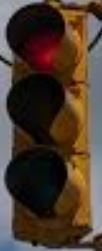
#> input picture Imagenes/entrenamiento_rojo/r20.JPG, 102 x 251 px, found by its file name
$ jupyter execute --allow-errors 'identificación_color.ipynb'   (shell and % lines are left out)   (older library calls are emulated)
#> lines starting #> are read from the running program, lines starting #| are printed output that depends on the picture; after the words box and inside, x2 and y2 are one past the last pixel; in counts of white or black regions, pixels touching at a corner belong together
[cell 1]
# instalar versión 3.3.0.10 de OpenCV
print('\nSi se muestra esto es porque ya está instalado!')

[cell 2]
import numpy as np
import matplotlib.pyplot as plt
import cv2

[cell 3]
pri1 = True
pri = False
plot1 = True
plot = False

def saturacion(imagen_hsv):
  # [7 lines of commented-out code are left out]
  intensidades = np.zeros((len(imagen_hsv), len(imagen_hsv[0])), dtype='uint8')

  #creando arreglo que contendra los valores de la maximas intensidades
  # encontradas
  area_max = np.uint(len(imagen_hsv[0])*len(imagen_hsv)* 0.20)
  maximos = np.zeros(area_max, dtype= "uint8")

  #Recorriendo imagen HSV para encontrar puntos con alta saturacion o intensidad
  pos_max = [0,0]
  maximo = 0
  for i in range(len(imagen_hsv)):
    for j in range(len(imagen_hsv[0])):
      intensidades[i][j] = imagen_hsv[i][j][1]
      valor = imagen_hsv[i][j][1]
      minimo = np.min(maximos)
      if(valor > minimo):
        for k in range(len(maximos)):
          if maximos[k] == minimo:
            maximos[k] = valor
            break
      if(valor > maximo):
        maximo = valor
        pos_max[0], pos_max[1] = i , j
    max_intensidad = np.mean(maximos)

  img_mask = cv2.inRange(intensidades, np.int(0.6 * np.min(maximos)), 255)/255

  # [5 lines of commented-out code are left out]

  if(plot == True):
    fig = plt.figure(figsize= (10, 10))
    plt.imshow(img_mask, cmap="gray")
    plt.axis('off')

  return img_mask, pos_max[0], pos_max[1]

[cell 4]
def pos_labels(labels, n_label, centro):
  """Este funcion busca una etiqueta interesante con el criterio de que esta este
  lo mas cercano a la posicion de donde se cree que debería de haber una luz y
  que ademas la etiqueta tenga un minimo de pixeles, esto con la idea de que no
  registre etiquetas que pueden ser simplemente ruido"""
  n_min_pixeles = 17 # Indica el minimo de pixeles que puede tener una etiqueta
                     # "interesante"
  x_centro, y_centro = centro[0], centro[1] # Cordenadas del lugar donde se cree
                                            # que se deberia de ubicar la luz
  dist_max = 20
  x_prom = 0 # Guarda posicion x de la etiqueta
  y_prom = 0 # Guarda posicion y de la etiqueta
  n_pixeles = 0 # Guarda numero de pixeles que contiene la etiqueta
  posiciones = np.zeros((n_label-1, 4), dtype='int') # Arreglo que guardara la
                                                       # posicion de las etiqueta
                                                       # en los primeros 2 terminos
                                                       # en el tercero se guarda el
                                                       # numero de pixeles y en el
                                                       # ultimo se guarda el numero
                                                       # de etiqueta
  # En este for se ubica el centro de masa de cada etiqueta
  for i in range(1, n_label):
    lab_act = np.uint(labels == i)
    for j in range(len(lab_act)):
      for k in range(len(lab_act[0])):
        if(lab_act[j][k] != 0):
          x_prom += j
          y_prom += k
          n_pixeles += 1

    posiciones[i-1][0] = np.int(x_prom/n_pixeles)
    posiciones[i-1][1] = np.int(y_prom/n_pixeles)
    posiciones[i-1][2] = n_pixeles
    posiciones[i-1][3] = i
    n_pixeles = 0

  # Buscando las etiquetas mas "interesantes"

  cord_min = [len(labels), len(labels)] # Cordenadas donde se guardara la
                                        # etiqueta más interesante se inicia
                                        # con valores intencionalmente altos
  n_pixeles_min = 0 # Variable que contendra el numero de pixeles de la etiqueta
                    # "interesante"
  label_min = 0 # Variable que contiene el numero de la etiqueta "interesante"

  # Buscando entre las etiquetas encontradas la mas cercana a la posicion
  # donde se cree que deberia de estar la luz y que ademas que tenga un numero
  # de pixeles mayor a n_min_pixeles
  for i in range(len(posiciones)):
    dist_min = np.sqrt((cord_min[0]**2) + (cord_min[1]**2))

    if(posiciones[i][2]> n_min_pixeles):
      cuad1 = float((posiciones[i][0] - x_centro)**2)
      cuad2 = float((posiciones[i][1] - y_centro)**2)
      dist_act = np.sqrt(cuad1 + cuad2)

      if((dist_act < dist_min) and (dist_act < dist_max)):
        cord_min[0], cord_min[1] = posiciones[i][0], posiciones[i][1]
        n_pixeles_min = posiciones[i][2]
        label_min = posiciones[i][3]

  return n_pixeles_min, label_min, cord_min

[cell 5]
def f_color(img_mask_color):

  #Ploteando la imagen recibida:
  if(plot == True):
    print("Printeando la mascara")
    plt.figure(figsize=(10, 10))
    plt.imshow(img_mask_color)
    plt.axis('off')
    plt.show()

  #Contar la cantidad de pixeles verdes amarillos y rojos
  num_verde = 0
  num_amarillo = 0
  num_rojo = 0
  rad_max = 20
  alto = len(img_mask_color)
  ancho = len(img_mask_color[0])


  mat_v = np.zeros((np.uint(alto/2),ancho), dtype='uint8')
  mat_a = np.zeros((np.uint(alto/2),ancho), dtype='uint8')
  mat_r = np.zeros((np.uint(alto/2),ancho), dtype='uint8')
  com_v = int(alto/2 )
  com_r = 0
  com_a = int(alto/4)
  centro_v = [np.int(alto/4), np.int(ancho/2)]
  centro_a = [np.int(alto/4), np.int(ancho/2)]
  centro_r = [np.int(alto/4), np.int(ancho/2)]
  print("El centro verde es: " + str(centro_v))
  for i in range(len(img_mask_color)):
    for j in range(len(img_mask_color[0])):
      R = img_mask_color[i][j][0]
      G = img_mask_color[i][j][1]
      B = img_mask_color[i][j][2]

      #viendo si pixel es verde

      if(i >= com_v and (i - com_v) < np.uint(alto/2)):
        pos_act_x = i- com_v
        pos_act_y = j
        dist = np.sqrt(((pos_act_x - centro_v[0])**2) + ((pos_act_y - centro_v[1])**2))
        esta_dentro = dist < rad_max
        if(R < 130 and G > 100 and B < 180 and esta_dentro):
          num_verde += 1
          mat_v[i - com_v][j] = 255

      #viendo si pixel es amarillo
      if(i >= com_a and (i - com_a) < np.uint(alto/2)):
        pos_act_x = i- com_a
        pos_act_y = j
        dist = np.sqrt(((pos_act_x - centro_a[0])**2) + ((pos_act_y - centro_a[1])**2))
        esta_dentro = dist < (rad_max * 0.80)
        if(R > 150 and G > 80 and B < 77 and esta_dentro):
          num_amarillo += 1
          mat_a[i - com_a][j] = 255

      #viendo si pixel es rojo
      if(i >= com_r and (i - com_r) < np.uint(alto/2)):
        pos_act_x = i- com_r
        pos_act_y = j
        dist = np.sqrt(((pos_act_x - centro_r[0])**2) + ((pos_act_y - centro_r[1])**2))
        esta_dentro = dist < rad_max
        if(R > 140 and G < 100 and B < 80 and esta_dentro):
          num_rojo += 1
          mat_r[i - com_r][j] = 255

  if(plot == True):
    print("Printeando la mascara amarilla")
    plt.figure(figsize=(10, 10))
    plt.imshow(mat_a, cmap='gray')
    plt.axis('off')
    plt.show()
  n_lab_v, lab_v = cv2.connectedComponents(mat_v)
  n_lab_a, lab_a = cv2.connectedComponents(mat_a)
  n_lab_r, lab_r = cv2.connectedComponents(mat_r)
  n_pix_v, lab_min_v, cord_min_v = pos_labels(lab_v, n_lab_v, centro_v)
  n_pix_a, lab_min_a, cord_min_a = pos_labels(lab_a, n_lab_a, centro_a)
  n_pix_r, lab_min_r, cord_min_r = pos_labels(lab_r, n_lab_r, centro_r)

  print("La luz verde es: ")
  label_est = np.uint8(lab_v == lab_min_v)
  plt.figure(figsize=(10, 10))
  plt.imshow(label_est, cmap='gray')
  plt.axis('off')
  plt.show()

  print("La luz amarilla es: ")
  label_est = np.uint8(lab_a == lab_min_a)
  plt.figure(figsize=(10, 10))
  plt.imshow(label_est, cmap='gray')
  plt.axis('off')
  plt.show()

  print("La luz roja es: ")
  label_est = np.uint8(lab_r == lab_min_r)
  plt.figure(figsize=(10, 10))
  plt.imshow(label_est, cmap='gray')
  plt.axis('off')
  plt.show()


  if(pri1 == True):
    print("El numero de verdes es: " + str(n_pix_v))
    print("El numero de amarillos es: " + str(n_pix_a))
    print("El numero de rojos es: " + str(n_pix_r))
  return n_pix_v, n_pix_a, n_pix_r


  return 0
  #----------------------------------------#
  #------------FALTA TERMINAR--------------#
  #----------------------------------------#

[cell 6]
def color_semaforo(nom_archivo):
  #Importando la imagen
#> called with nom_archivo = 'r20.jpg'
  direccion = "imagenes_semaforos/" + nom_archivo
  if(pri == True):
    print("La direccion es: ")
    print(direccion)
  img = cv2.imread(direccion)
#> img is the input picture: shape (251, 102, 3); mean B, G, R 48.3, 60.2, 76.6

  #Creando un tamaño estandar para las imagenes
  dim = (100, 200)
  img = cv2.resize(img, dim, interpolation=cv2.INTER_AREA)
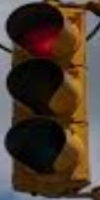
#> img: shape (200, 100, 3); mean B, G, R 48.3, 60.2, 76.6

  #En caso de no haber abierto alguna imagen terminar
  if img is None:
    print("Error")
    return r


  # Cambiando a RGB
  img_rgb = cv2.cvtColor(img, cv2.COLOR_BGR2RGB)

  # Cambiando de BGR a HSV
  img_hsv = cv2.cvtColor(img, cv2.COLOR_BGR2HSV)
#> img_hsv: shape (200, 100, 3); mean H, S, V 57.5, 138.1, 80.4


  # mostrar la imagen normal
  if(plot1 == True):
    fig = plt.figure(figsize=(10, 10))
    plt.imshow(img_rgb)
    plt.axis('off')
    plt.show()


  #kernel para suavizar la imagen
  kernel = np.ones((11,11), np.float32)/121

  #suavizando la imagen
  img_hsv = cv2.filter2D(img_hsv, -1, kernel)
#> img_hsv: shape (200, 100, 3); mean H, S, V 57.4, 138.2, 80.2

  pos = [0, 0]
  img_sat, pos[0], pos[1] = saturacion(img_hsv)
#> in saturacion, `intensidades = np.zeros((len(imagen_hsv), len(imagen_hsv[0])), dtype='..`: intensidades: shape (200, 100); every value is 0
#> in saturacion, `area_max = np.uint(len(imagen_hsv[0])*len(imagen_hsv)* 0.20)`: area_max = 4000
#> the loop in saturacion, `for i in range(len(imagen_hsv)):` made 200 passes
#> max_intensidad on passes 1 to 3: 2.13, 4.3, 6.6
#> after the loop in saturacion, `for i in range(len(imagen_hsv)):`:
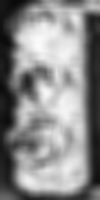
#> intensidades: shape (200, 100); min 9, max 251, mean 138.2
#> after the loop in saturacion, `for i in range(len(imagen_hsv)):`: maximo = 251; maximos = 4000 values, max 251 at index 3695, min 207 at index 2373, mean 224.3; pos_max = [45, 38]
#> in saturacion, `img_mask = cv2.inRange(intensidades, np.int(0.6 * np.min(maximos)), 25..`:
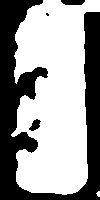
#> img_mask: shape (200, 100) float64; values 0 (black) and 1 (white), 60.4% white; 4 black regions (1 under 20 px), largest, box (x1, y1, x2, y2) and area: (0, 0, 100, 200) 7724, (61, 0, 85, 5) 107, (29, 119, 41, 131) 83
  color = [0, 0, 0]
  img_para_color = np.zeros(np.shape(img_rgb), dtype='uint8')
  color[0] = img_rgb[pos[0], pos[1]][0]
  color[1] = img_rgb[pos[0], pos[1]][1]
  color[2] = img_rgb[pos[0], pos[1]][2]
  for i in range(len(img_sat)):
    for j in range(len(img_sat[0])):
      if(img_sat[i][j]):
        img_para_color[i][j][0] = img_rgb[i][j][0]
        img_para_color[i][j][1] = img_rgb[i][j][1]
        img_para_color[i][j][2] = img_rgb[i][j][2]
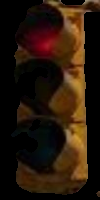
#> img_para_color: shape (200, 100, 3); mean R, G, B 38.9, 23, 10.1

  if(pri1 == True):
    print("El color es: ")
    print(color)
#| [107, 1, 20]
    print("La posicion es: ")
    print(str(pos[0]) + " " + str(pos[1]))
#| 45 38

  print(img_rgb[100][50])
#| [49 32 12]
  n_v, n_a, n_r = f_color(img_para_color)
#> in f_color, `alto = len(img_mask_color)`: alto = 200
#> in f_color, `ancho = len(img_mask_color[0])`: ancho = 100
#> in f_color, `com_a = int(alto/4)`: com_a = 50
#> in f_color, `centro_v = [np.int(alto/4), np.int(ancho/2)]`: centro_v = [50, 50]
#| El centro verde es: [50, 50]
#> after the loop in f_color, `for i in range(len(img_mask_color)):`: mat_a: shape (100, 100); every value is 0
#> after the loop in f_color, `for i in range(len(img_mask_color)):`:
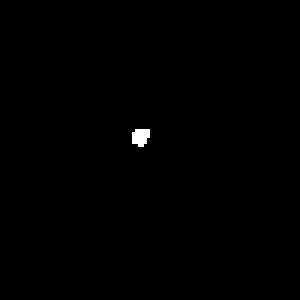
#> mat_r: shape (100, 100) (shown 3 times larger); 0.29% white; 1 white region, box (x1, y1, x2, y2) and area: (44, 43, 50, 49) 29
#> after the loop in f_color, `for i in range(len(img_mask_color)):`: num_amarillo = 0; num_rojo = 29; num_verde = 0
#> in f_color, `n_lab_v, lab_v = cv2.connectedComponents(mat_v)`: lab_v: shape (100, 100) int32; every value is 0
#> in f_color, `n_lab_v, lab_v = cv2.connectedComponents(mat_v)`: n_lab_v = 1
#> in f_color, `n_lab_r, lab_r = cv2.connectedComponents(mat_r)`: n_lab_r = 2
#> in pos_labels, `x_centro, y_centro = centro[0], centro[1]`: x_centro = 50
#> after the loop in pos_labels, `for i in range(1, n_label):`: x_prom = 0
#> in pos_labels, `cord_min = [len(labels), len(labels)]`: cord_min = [100, 100]
#> in f_color, `n_pix_v, lab_min_v, cord_min_v = pos_labels(lab_v, n_lab_v, centro_v)`: n_pix_v = 0; cord_min_v = [100, 100]
#> in f_color, `n_pix_a, lab_min_a, cord_min_a = pos_labels(lab_a, n_lab_a, centro_a)`: n_pix_a = 0; cord_min_a = [100, 100]
#> in f_color, `n_pix_r, lab_min_r, cord_min_r = pos_labels(lab_r, n_lab_r, centro_r)`: n_pix_r = 29; lab_min_r = 1; cord_min_r = [45, 46]
#> in f_color, `label_est = np.uint8(lab_v == lab_min_v)`: label_est: shape (100, 100); every value is 1
#| El numero de verdes es: 0
#| El numero de amarillos es: 0
#| El numero de rojos es: 29
#> n_v = 0; n_a = 0; n_r = 29
  if(n_v > 20 and n_r < 30 and n_a < 300):
    if(pri1 == True):
      print("-------------------------------------")
      print("--------ES VERDE---------------------")
      print("-------------------------------------")
      print(1)
    return 0
  elif(n_a > 500 and n_v < 90 and n_r < 90):
    if(pri1 == True):

      print("------------------------------------")
      print("-------ES AMARILLO------------------")
      print("------------------------------------")
      print(2)
    return 1

  elif(n_r > 150 and n_v < 100 and n_a < 300):
    if(pri1 == True):
      print("------------------------------------")
      print("-------ES ROJO----------------------")
      print("------------------------------------")
      print(3)
    return 2
  else:
    if(n_a > n_v and n_a > n_r):
      if(pri1 == True):
        print("------------------------------------")
        print("-------ES AMARILLO------------------")
        print("------------------------------------")
        print(4)
      return 0
    if(n_v > n_a and n_v > n_r):
      if(pri1 == True):
        print("------------------------------------")
        print("-------ES VERDE---------------------")
        print("------------------------------------")
        print(5)
      return 1
    if(n_r > n_a and n_r > n_a):
      if(pri1 == True):
        print("------------------------------------")
        print("-------ES ROJO----------------------")
        print("------------------------------------")
        print(6)
      return 2

  #----------------------------------------#
  #------------FALTA TERMINAR--------------#
  #----------------------------------------#


color_semaforo("r20.jpg")

$ run again, with Imagenes/entrenamiento_rojo/r11.JPG copied over Imagenes/entrenamiento_rojo/r20.JPG
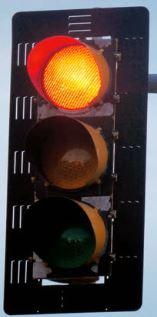
#> input picture Imagenes/entrenamiento_rojo/r11.JPG, 157 x 317 px, found by its file name
#> in color_semaforo, img is the input picture: shape (317, 157, 3); mean B, G, R 60.8, 64, 77.6
#> img: shape (200, 100, 3)
#> area_max = 4000
#> the loop in saturacion, `for i in range(len(imagen_hsv)):` made 200 passes
#> max_intensidad on passes 1 to 3: 1.47, 2.95, 4.51
#> after the loop in saturacion, `for i in range(len(imagen_hsv)):`:
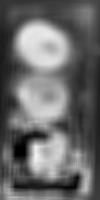
#> intensidades: shape (200, 100); min 0, max 243, mean 105.8
#> after the loop in saturacion, `for i in range(len(imagen_hsv)):`: maximo = 243; maximos = 4000 values, max 243 at index 310, min 164 at index 1972, mean 196.9; pos_max = [156, 35]
#> img_mask: shape (200, 100) float64; values 0 (black) and 1 (white), 45.4% white; 6 white regions (2 under 20 px), largest, box (x1, y1, x2, y2) and area: (9, 18, 93, 200) 8007, (0, 178, 68, 200) 637, (75, 5, 94, 27) 297, (3, 148, 11, 169) 116
#| [1, 6, 0]
#| 156 35
#| [104  65  50]
#> alto = 200
#> ancho = 100
#> com_a = 50
#> centro_v = [50, 50]
#| El centro verde es: [50, 50]
#> after the loop in f_color, `for i in range(len(img_mask_color)):`:
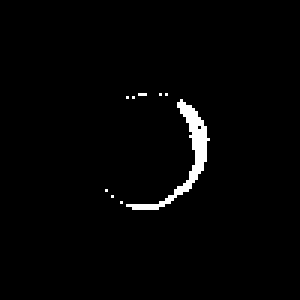
#> mat_r: shape (100, 100) (shown 3 times larger); 1.8% white; 9 white regions (8 under 20 px), largest, box (x1, y1, x2, y2) and area: (42, 33, 70, 70) 172
#> after the loop in f_color, `for i in range(len(img_mask_color)):`: num_amarillo = 34; num_rojo = 182; num_verde = 0
#> lab_v: shape (100, 100) int32; every value is 0
#> n_lab_v = 1
#> lab_a: shape (100, 100) int32; values 0 (black) and 1 (white), 0.34% white in thin lines or dots, all inside (x1, y1, x2, y2) = (60, 38, 66, 51)
#> n_lab_a = 2
#> lab_r: shape (100, 100) int32; 10 distinct labels, from 0 to 9
#> n_lab_r = 10
#> x_centro = 50
#> after the loop in pos_labels, `for i in range(1, n_label):`: x_prom = 0
#> in pos_labels, `cord_min = [len(labels), len(labels)]`: cord_min = [100, 100]
#> n_pix_v = 0; cord_min_v = [100, 100]
#> the loop in pos_labels (call 2), `for i in range(len(posiciones)):` made 1 pass
#> (dist_min, cuad1, cuad2, dist_act, n_pixeles_min, label_min) on pass 1: (141.4, 36, 144, 13.42, 34, 1)
#> n_pix_a = 34; lab_min_a = 1; cord_min_a = [44, 62]
#> n_pix_r = 172; lab_min_r = 6; cord_min_r = [52, 63]
#| El numero de verdes es: 0
#| El numero de amarillos es: 34
#| El numero de rojos es: 172
#> n_v = 0; n_a = 34; n_r = 172
